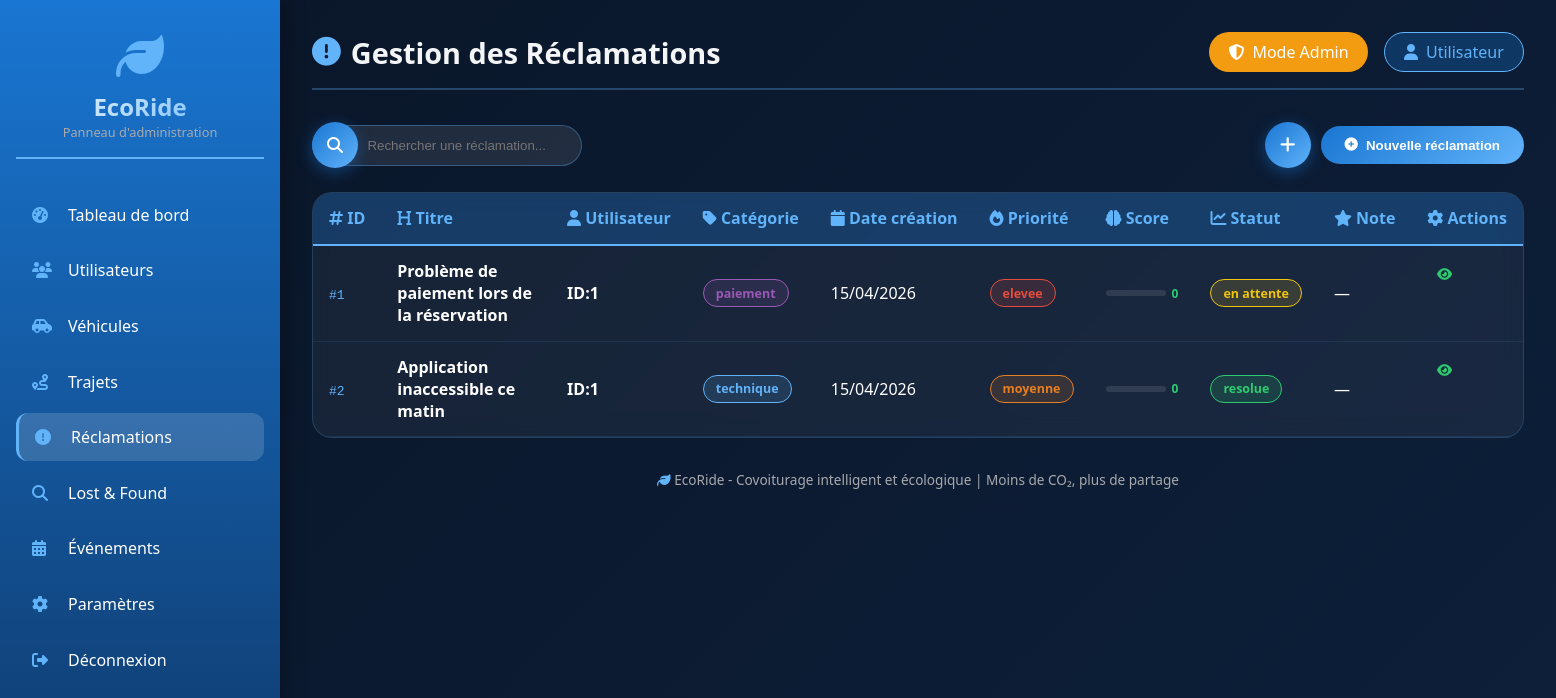
The page / on the database its author committed.
### tables this page shows
CREATE TABLE IF NOT EXISTS `reclamations` (
    `id`              INT UNSIGNED    NOT NULL AUTO_INCREMENT,
    `utilisateur_id`  INT UNSIGNED    NOT NULL,
    `titre`           VARCHAR(150)    NOT NULL,
    `description`     TEXT            NOT NULL,
    `categorie`       ENUM('technique','paiement','securite','autre') NOT NULL,
    `priorite`        ENUM('faible','moyenne','elevee')               NOT NULL DEFAULT 'faible',
    `statut`          ENUM('en_attente','en_cours','resolue','rejetee') NOT NULL DEFAULT 'en_attente',
    `reponse_admin`   TEXT                  NULL DEFAULT NULL,
    `date_creation`   DATETIME        NOT NULL DEFAULT CURRENT_TIMESTAMP,
    `date_modification` DATETIME      NULL ON UPDATE CURRENT_TIMESTAMP,
    PRIMARY KEY (`id`),
    INDEX `idx_utilisateur`  (`utilisateur_id`),
    INDEX `idx_statut`       (`statut`),
    INDEX `idx_priorite`     (`priorite`),
    CONSTRAINT `fk_reclamation_user`
        FOREIGN KEY (`utilisateur_id`) REFERENCES `utilisateurs`(`id`)
        ON DELETE CASCADE ON UPDATE CASCADE
);

### index.php (the view, shortened to what this page needs)
<?php
$host = 'localhost';
$dbname = 'ecoride';
$user = 'root';
$pass = '';
try {
    $pdo = new PDO("mysql:host=$host;dbname=$dbname;charset=utf8mb4", $user, $pass);
    $pdo->setAttribute(PDO::ATTR_ERRMODE, PDO::ERRMODE_EXCEPTION);
} catch (PDOException $e) {
    die("Erreur de connexion : " . $e->getMessage());
}
$pdo->exec("CREATE TABLE IF NOT EXISTS utilisateurs (
    id INT UNSIGNED AUTO_INCREMENT PRIMARY KEY,
    nom VARCHAR(100) NOT NULL,
    email VARCHAR(150) NOT NULL
)");
$pdo->exec("CREATE TABLE IF NOT EXISTS reclamations (
    id INT UNSIGNED AUTO_INCREMENT PRIMARY KEY,
    utilisateur_id INT UNSIGNED NOT NULL,
    titre VARCHAR(150) NOT NULL,
    description TEXT NOT NULL,
    categorie ENUM('technique','paiement','securite','autre') NOT NULL,
    priorite ENUM('faible','moyenne','elevee') NOT NULL DEFAULT 'moyenne',
    statut ENUM('en_attente','en_cours','resolue','rejetee') NOT NULL DEFAULT 'en_attente',
    date_creation DATE NOT NULL,
    date_traitement DATE NULL,
    date_reponse DATE NULL,
    reponse_admin TEXT NULL,
    piece_jointe VARCHAR(255) NULL,
    note_satisfaction INT NULL,
    score_urgence INT NULL DEFAULT 0,
    historique_statut TEXT NULL
)");
$stmt = $pdo->query("SELECT COUNT(*) FROM utilisateurs");
if ($stmt->fetchColumn() == 0) {
    $pdo->exec("INSERT INTO utilisateurs (id, nom, email) VALUES
        (1, 'Jean Dupont', 'jean.dupont@email.com'),
        (2, 'Sara Benali', 'sara.benali@email.com')");
}
$isAdmin = ($_SESSION['role'] === 'admin');
$currentUserId = $_SESSION['user_id'];
if ($isAdmin) {
    $stmt = $pdo->query("SELECT r.*, u.nom as utilisateur_nom, u.email as utilisateur_email
                         FROM reclamations r
                         LEFT JOIN utilisateurs u ON r.utilisateur_id = u.id
                         ORDER BY r.date_creation DESC");
    $reclamations = $stmt->fetchAll();
    $stmt = $pdo->query("SELECT
        COUNT(*) as total,
        SUM(statut='en_attente') as en_attente,
        SUM(statut='en_cours') as en_cours,
        SUM(statut='resolue') as resolue,
        SUM(statut='rejetee') as rejetee,
        SUM(priorite='elevee') as priorite_elevee
        FROM reclamations");
    $stats = $stmt->fetch();
} else {
    $stmt = $pdo->prepare("SELECT r.*, u.nom as utilisateur_nom, u.email as utilisateur_email
                           FROM reclamations r
                           LEFT JOIN utilisateurs u ON r.utilisateur_id = u.id
                           WHERE r.utilisateur_id = :uid
                           ORDER BY r.date_creation DESC");
    $stmt->execute([':uid' => $currentUserId]);
    $reclamations = $stmt->fetchAll();
}
?>
<!DOCTYPE html>
<html lang="fr">
<head>
    <link rel="stylesheet" href="https://cdnjs.cloudflare.com/ajax/libs/font-awesome/6.4.0/css/all.min.css">
</head>
<body>
<div class="admin-container">
    <aside class="sidebar">
        <div class="logo">
            <i class="fas fa-leaf"></i>
            <h2>EcoRide</h2>
            <p>Panneau d'administration</p>
        </div>
        <nav>
            <ul>
                <li><a href="#"><i class="fas fa-tachometer-alt"></i> Tableau de bord</a></li>
                <li><a href="#"><i class="fas fa-users"></i> Utilisateurs</a></li>
                <li><a href="#"><i class="fas fa-car-side"></i> Véhicules</a></li>
                <li><a href="#"><i class="fas fa-route"></i> Trajets</a></li>
                <li><a href="#" class="active"><i class="fas fa-exclamation-circle"></i> Réclamations</a></li>
                <li><a href="#"><i class="fas fa-search"></i> Lost & Found</a></li>
                <li><a href="#"><i class="fas fa-calendar-alt"></i> Événements</a></li>
                <li><a href="#"><i class="fas fa-cog"></i> Paramètres</a></li>
                <li><a href="#"><i class="fas fa-sign-out-alt"></i> Déconnexion</a></li>
            </ul>
        </nav>
    </aside>
    <main class="main-content">
        <div class="top-bar">
            <h1><i class="fas fa-exclamation-circle"></i> Gestion des Réclamations</h1>
            <div style="display: flex; gap: 1rem;">
                <?php if($isAdmin): ?>
                <a href="?switch=user" class="btn-switch" style="background:#e74c3c;">
                    <i class="fas fa-sign-out-alt"></i> Quitter le mode Admin
                </a>
                <?php else: ?>
                <a href="?switch=admin" class="btn-switch">
                    <i class="fas fa-shield-alt"></i> Mode Admin
                </a>
                <?php endif; ?>
                <div class="admin-badge">
                    <i class="fas <?= $isAdmin ? 'fa-shield-alt' : 'fa-user' ?>"></i>
                    <?= $isAdmin ? 'Administrateur' : 'Utilisateur' ?>
                </div>
            </div>
        </div>
        <div class="actions-bar">
            <div class="filters">
                <div class="search-box">
                    <div class="search-icon-btn" onclick="document.getElementById('searchInput').focus()">
                        <i class="fas fa-search"></i>
                    </div>
                    <input type="text" id="searchInput" placeholder="Rechercher une réclamation...">
                </div>
            </div>
            <div class="btn-add-wrap">
                <button class="btn-add-circle" onclick="openAddModal()" title="Nouvelle réclamation">
                    <i class="fas fa-plus"></i>
                </button>
                <button class="btn-add-label" onclick="openAddModal()">
                    <i class="fas fa-plus-circle"></i> Nouvelle réclamation
                </button>
            </div>
        </div>
        <div class="table-container">
            <table class="data-table">
                <thead>
                    <tr>
                        <th><i class="fas fa-hashtag"></i> ID</th>
                        <th><i class="fas fa-heading"></i> Titre</th>
                        <th><i class="fas fa-user"></i> Utilisateur</th>
                        <th><i class="fas fa-tag"></i> Catégorie</th>
                        <th><i class="fas fa-calendar"></i> Date création</th>
                        <th><i class="fas fa-fire"></i> Priorité</th>
                        <th><i class="fas fa-brain"></i> Score</th>
                        <th><i class="fas fa-chart-line"></i> Statut</th>
                        <th><i class="fas fa-star"></i> Note</th>
                        <th><i class="fas fa-cog"></i> Actions</th>
                    </tr>
                </thead>
                <tbody id="tableBody">
                    <?php if(empty($reclamations)): ?>
                    <tr><td colspan="10"><div class="empty-state"><i class="fas fa-inbox"></i><p>Aucune réclamation trouvée</p></div></td></tr>
                    <?php else: foreach($reclamations as $r): ?>
                    <tr data-id="<?= $r['id'] ?>" data-statut="<?= $r['statut'] ?>" data-priorite="<?= $r['priorite'] ?>" data-categorie="<?= $r['categorie'] ?>">
                        <td><code style="color:var(--bleu-clair)">#<?= $r['id'] ?></code></td>
                        <td><strong><?= htmlspecialchars($r['titre']) ?></strong></td>
                        <td>
                            <div class="user-info">
                                <span class="user-name"><?= htmlspecialchars($r['utilisateur_nom'] ?? 'ID:'.$r['utilisateur_id']) ?></span>
                            </div>
                        </td>
                        <td><span class="badge badge-<?= $r['categorie'] ?>"><?= $r['categorie'] ?></span></td>
                        <td><?= date('d/m/Y', strtotime($r['date_creation'])) ?></td>
                        <td><span class="badge badge-<?= $r['priorite'] ?>"><?= $r['priorite'] ?></span></td>
                        <td>
                            <?php
                            $score = $r['score_urgence'] ?? 0;
                            $color = $score >= 80 ? '#e74c3c' : ($score >= 50 ? '#f1c40f' : '#2ecc71');
                            ?>
                            <div class="score-bar">
                                <div class="score-bar-progress">
                                </div>
                                <span class="score-text" style="color: <?= $color ?>;"><?= $score ?></span>
                            </div>
                        </td>
                        <td>
                            <?php if($isAdmin): ?>
                            <form method="POST" style="margin:0" class="statut-form">
                                <input type="hidden" name="action" value="reclamation_statut">
                                <input type="hidden" name="id" value="<?= $r['id'] ?>">
                                <select name="statut" class="statut-select" onchange="this.form.submit()">
                                    <option value="en_attente" <?= $r['statut']=='en_attente'?'selected':'' ?>>En attente</option>
                                    <option value="en_cours" <?= $r['statut']=='en_cours'?'selected':'' ?>>En cours</option>
                                    <option value="resolue" <?= $r['statut']=='resolue'?'selected':'' ?>>Résolue</option>
                                    <option value="rejetee" <?= $r['statut']=='rejetee'?'selected':'' ?>>Rejetée</option>
                                </select>
                            </form>
                            <?php else: ?>
                            <span class="badge badge-<?= $r['statut'] ?>"><?= str_replace('_',' ',$r['statut']) ?></span>
                            <?php endif; ?>
                        </td>
                        <td>
                            <?php
                            $note = $r['note_satisfaction'] ?? null;
                            if($note && is_numeric($note) && $note >= 1 && $note <= 5):
                                echo $note . '/5';
                            else:
                                echo '—';
                            endif;
                            ?>
                        </td>
                        <td class="action-buttons">
                            <button class="btn-icon view" onclick="viewDetails(<?= $r['id'] ?>)" title="Voir détail"><i class="fas fa-eye"></i></button>
                        </td>
                    </tr>
                    <?php endforeach; endif; ?>
                </tbody>
            </table>
        </div>
        <footer>
            <p><i class="fas fa-leaf"></i> EcoRide - Covoiturage intelligent et écologique | Moins de CO₂, plus de partage</p>
        </footer>
    </main>
</div>
</body>
</html>

### rows shown on the page
reclamations: id "1", titre "Problème de paiement lors de la réservation", utilisateur_nom "ID:1", categorie "paiement", date_creation "15/04/2026", priorite "elevee", score "0", statut "en attente"
reclamations: id "2", titre "Application inaccessible ce matin", utilisateur_nom "ID:1", categorie "technique", date_creation "15/04/2026", priorite "moyenne", score "0", statut "resolue"
